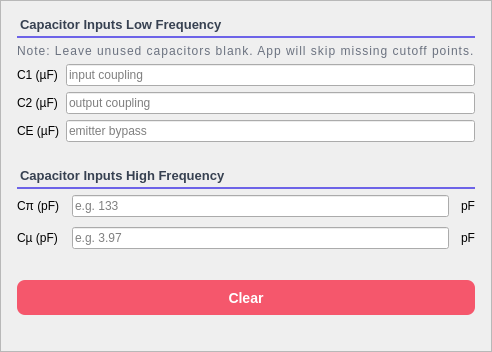
        <widget class="QFrame" name="frameCapacitors">
         <property name="sizePolicy">
          <sizepolicy hsizetype="Expanding" vsizetype="Preferred">
           <horstretch>0</horstretch>
           <verstretch>0</verstretch>
          </sizepolicy>
         </property>
         <property name="maximumSize">
          <size>
           <width>1000</width>
           <height>16777215</height>
          </size>
         </property>
         <property name="styleSheet">
          <string notr="true">#frameCapacitors{ 
	background-color: #ffffff; 
	border-right: 1px solid #e5e7eb;
    background-color: white;
    border: 1px solid #e5e7eb;
    border-radius: 14px;
}
</string>
         </property>
         <property name="frameShape">
          <enum>QFrame::Shape::StyledPanel</enum>
         </property>
         <layout class="QVBoxLayout" name="capsCardLayout">
          <property name="spacing">
           <number>6</number>
          </property>
          <property name="leftMargin">
           <number>16</number>
          </property>
          <property name="topMargin">
           <number>16</number>
          </property>
          <property name="rightMargin">
           <number>16</number>
          </property>
          <property name="bottomMargin">
           <number>16</number>
          </property>
          <item>
           <widget class="QLabel" name="labelCapsTitle">
            <property name="sizePolicy">
             <sizepolicy hsizetype="Preferred" vsizetype="Fixed">
              <horstretch>0</horstretch>
              <verstretch>0</verstretch>
             </sizepolicy>
            </property>
            <property name="styleSheet">
             <string notr="true">QLabel {
    color: #374151;
    font-size: 13px;
    font-weight: 600;
	background-color: transparent;
    padding-bottom: 4px;
    border: none;
    border-bottom: 2px solid #6D63E8;
	
	
	font: 13pt &quot;Rockwell&quot;;
}</string>
            </property>
            <property name="text">
             <string>Capacitor Inputs Low Frequency</string>
            </property>
            <property name="sectionTitle" stdset="0">
             <bool>true</bool>
            </property>
           </widget>
          </item>
          <item>
           <widget class="QLabel" name="labelNote">
            <property name="sizePolicy">
             <sizepolicy hsizetype="Preferred" vsizetype="Fixed">
              <horstretch>0</horstretch>
              <verstretch>0</verstretch>
             </sizepolicy>
            </property>
            <property name="styleSheet">
             <string notr="true">font: 600 9pt 'Segoe UI'; color: #6b7280; letter-spacing: 1px;</string>
            </property>
            <property name="text">
             <string>Note: Leave unused capacitors blank. App will skip missing cutoff points.</string>
            </property>
           </widget>
          </item>
          <item>
           <layout class="QGridLayout" name="gridCaps">
            <item row="0" column="0">
             <widget class="QLabel" name="labelC1">
              <property name="text">
               <string>C1 (µF)</string>
              </property>
             </widget>
            </item>
            <item row="0" column="1">
             <widget class="QLineEdit" name="lineC1">
              <property name="placeholderText">
               <string>input coupling</string>
              </property>
             </widget>
            </item>
            <item row="1" column="0">
             <widget class="QLabel" name="labelC2">
              <property name="text">
               <string>C2 (µF)</string>
              </property>
             </widget>
            </item>
            <item row="1" column="1">
             <widget class="QLineEdit" name="lineC2">
              <property name="placeholderText">
               <string>output coupling</string>
              </property>
             </widget>
            </item>
            <item row="2" column="0">
             <widget class="QLabel" name="labelCE">
              <property name="text">
               <string>CE (µF)</string>
              </property>
             </widget>
            </item>
            <item row="2" column="1">
             <widget class="QLineEdit" name="lineCE">
              <property name="placeholderText">
               <string>emitter bypass</string>
              </property>
             </widget>
            </item>
           </layout>
          </item>
          <item>
           <spacer name="verticalSpacer_3">
            <property name="orientation">
             <enum>Qt::Orientation::Vertical</enum>
            </property>
            <property name="sizeType">
             <enum>QSizePolicy::Policy::Fixed</enum>
            </property>
            <property name="sizeHint" stdset="0">
             <size>
              <width>20</width>
              <height>20</height>
             </size>
            </property>
           </spacer>
          </item>
          <item>
           <widget class="QLabel" name="labelCapsTitle_2">
            <property name="sizePolicy">
             <sizepolicy hsizetype="Preferred" vsizetype="Fixed">
              <horstretch>0</horstretch>
              <verstretch>0</verstretch>
             </sizepolicy>
            </property>
            <property name="styleSheet">
             <string notr="true">QLabel {
    color: #374151;
    font-size: 13px;
    font-weight: 600;
	background-color: transparent;
    padding-bottom: 4px;
    border: none;
    border-bottom: 2px solid #6D63E8;
	
	
	font: 13pt &quot;Rockwell&quot;;
}</string>
            </property>
            <property name="text">
             <string>Capacitor Inputs High Frequency</string>
            </property>
            <property name="sectionTitle" stdset="0">
             <bool>true</bool>
            </property>
           </widget>
          </item>
          <item>
           <layout class="QGridLayout" name="capGrid">
            <property name="horizontalSpacing">
             <number>12</number>
            </property>
            <property name="verticalSpacing">
             <number>10</number>
            </property>
            <item row="0" column="1">
             <widget class="SmartLineEdit" name="lineCpi">
              <property name="placeholderText">
               <string>e.g. 133</string>
              </property>
             </widget>
            </item>
            <item row="1" column="1">
             <widget class="SmartLineEdit" name="lineCmu">
              <property name="placeholderText">
               <string>e.g. 3.97</string>
              </property>
             </widget>
            </item>
            <item row="0" column="0">
             <widget class="QLabel" name="labelCpiInput">
              <property name="text">
               <string>Cπ (pF)</string>
              </property>
              <property name="fieldLabel" stdset="0">
               <bool>true</bool>
              </property>
             </widget>
            </item>
            <item row="1" column="0">
             <widget class="QLabel" name="labelCmuInput">
              <property name="text">
               <string>Cµ (pF)</string>
              </property>
              <property name="fieldLabel" stdset="0">
               <bool>true</bool>
              </property>
             </widget>
            </item>
            <item row="1" column="2">
             <widget class="QLabel" name="labelCmuUnit">
              <property name="text">
               <string>pF</string>
              </property>
             </widget>
            </item>
            <item row="0" column="2">
             <widget class="QLabel" name="labelCpiUnit">
              <property name="text">
               <string>pF</string>
              </property>
             </widget>
            </item>
           </layout>
          </item>
          <item>
           <spacer name="verticalSpacer_8">
            <property name="orientation">
             <enum>Qt::Orientation::Vertical</enum>
            </property>
            <property name="sizeType">
             <enum>QSizePolicy::Policy::Fixed</enum>
            </property>
            <property name="sizeHint" stdset="0">
             <size>
              <width>20</width>
              <height>25</height>
             </size>
            </property>
           </spacer>
          </item>
          <item>
           <layout class="QHBoxLayout" name="buttonLayout">
            <property name="spacing">
             <number>0</number>
            </property>
            <item>
             <widget class="QPushButton" name="pushButtonClear">
              <property name="sizePolicy">
               <sizepolicy hsizetype="Minimum" vsizetype="Preferred">
                <horstretch>0</horstretch>
                <verstretch>0</verstretch>
               </sizepolicy>
              </property>
              <property name="maximumSize">
               <size>
                <width>500</width>
                <height>35</height>
               </size>
              </property>
              <property name="cursor">
               <cursorShape>PointingHandCursor</cursorShape>
              </property>
              <property name="styleSheet">
               <string notr="true">QPushButton {
    background-color: #f5576c;
    color: white;
    border: none;
    border-radius: 8px;
    font-size: 14px;
    font-weight: 600; /* 'Semi-bold' for the Inter font vibe */
    padding: 10px 20px;
}

QPushButton:hover {
    background-color: #e5475c;
}

QPushButton:pressed {
    background-color: #d93f53; /* slightly darker for click feedback */
}

QPushButton:disabled {
    background-color: #e0e0e0;
    color: #999999;
}
</string>
              </property>
              <property name="text">
               <string>Clear</string>
              </property>
             </widget>
            </item>
           </layout>
          </item>
          <item>
           <widget class="QLabel" name="labelImage">
            <property name="maximumSize">
             <size>
              <width>300</width>
              <height>200</height>
             </size>
            </property>
            <property name="text">
             <string/>
            </property>
            <property name="pixmap">
             <pixmap>../../assets/images/ce_capacitors.png</pixmap>
            </property>
            <property name="scaledContents">
             <bool>true</bool>
            </property>
           </widget>
          </item>
         </layout>
        </widget>
